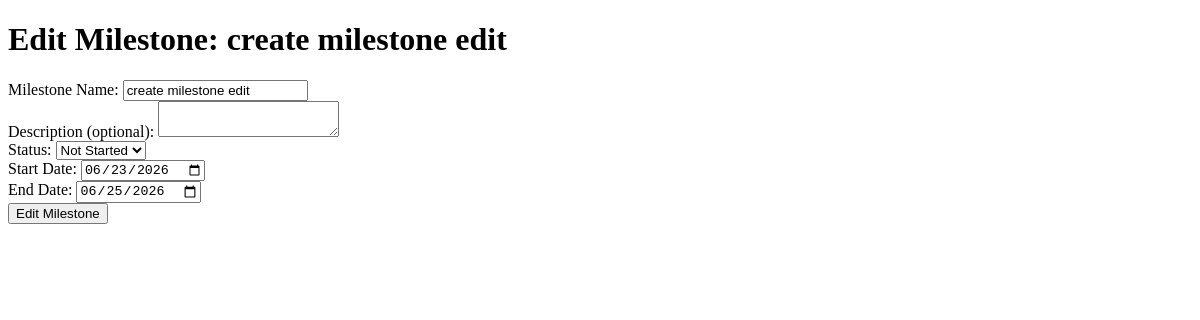
The app's page /project/1/1/edit (signed in), older data.
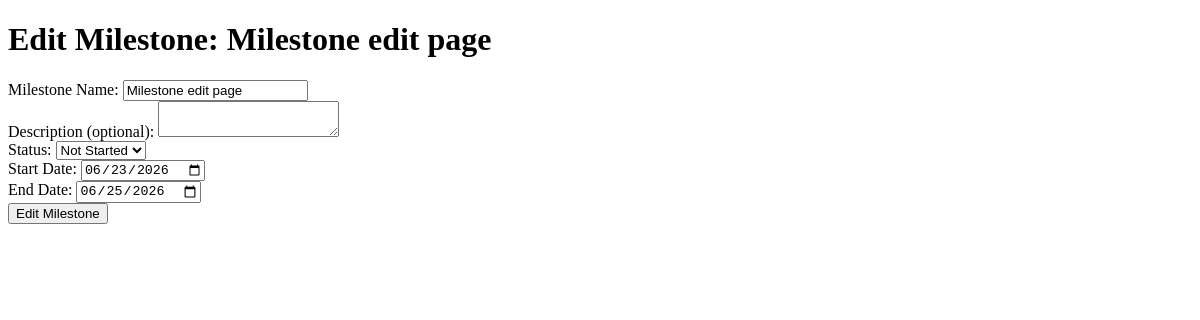
The same page, newer data.
### models.py (models this page shows)
class Milestone(db.Model):
    milestoneId: Mapped[int] = mapped_column(primary_key=True)
    projectId: Mapped[int] = mapped_column(ForeignKey('project.projectId'), nullable=False)
    milestoneName:Mapped[str] = mapped_column(nullable=False)
    description:Mapped[str] = mapped_column(nullable=True)
    startDate: Mapped[date] = mapped_column(Date, nullable=False)
    endDate: Mapped[date] = mapped_column(Date, nullable=False)
    status: Mapped[str] = mapped_column(nullable=False)
    createdAt:Mapped[datetime] = mapped_column(default=lambda: datetime.now(timezone.utc) ,nullable=False)

### app.py (the view, shortened to what this page needs)
@app.route('/project/<int:projectId>/<int:milestoneId>/edit', methods=['GET', 'POST'])
@login_required
def edit_milestone(projectId,milestoneId):
    project = Project.query.filter_by(projectId=projectId,userId=current_user.userId).first_or_404()
    milestone = Milestone.query.filter_by(projectId=projectId,milestoneId=milestoneId).first_or_404()
    return render_template('edit_milestone.html',milestone=milestone, project=project)

### app.py (called while the page is built)
@login_manager.user_loader
def load_user(user_id):
    return User.query.get(int(user_id))

### templates/edit_milestone.html (shortened to what this page needs)
<!DOCTYPE html>
<html lang="en">
<head>
</head>
<body>
    <h1>Edit Milestone: {{ milestone.milestoneName }}</h1>
    <form action="{{ url_for('edit_milestone', projectId=project.projectId, milestoneId=milestone.milestoneId) }}" method="POST">
        <div class="form-group">
            <label for="milestoneName">Milestone Name:</label>
            <input type="text" id="milestoneName" name="milestoneName" value="{{ milestone.milestoneName }}" required>
        </div>
        <div class="form-group">
            <label for="milestoneDescription">Description (optional):</label>
            <textarea id="milestoneDescription" name="milestoneDescription">{{ milestone.description }}</textarea>
        </div>
        <div class = "form-group">
            <label for="milestoneStatus">Status:</label>
            <select id="milestoneStatus" name="milestoneStatus">
                <option value="Not Started" {% if milestone.status == 'Not Started' %} selected {% endif %} >Not Started</option>
            </select>
        </div>
        <div class = "form-group">
            <label for="milestoneStartDate">Start Date:</label>
            <input type="date" id="milestoneStartDate" name="milestoneStartDate" value="{{ milestone.startDate }}" required>
        </div>
        <div class = "form-group">
            <label for="milestoneEndDate">End Date:</label>
            <input type="date" id="milestoneEndDate" name="milestoneEndDate" value="{{ milestone.endDate }}">
        </div>
        <div class ="submit-button">
            <button type="submit">Edit Milestone</button>
        </div>
    </form>
</body>
</html>

Row changes from the older to the newer data that the page shows:
changed Milestone "Not Started": milestoneName "create milestone edit" → "Milestone edit page"
